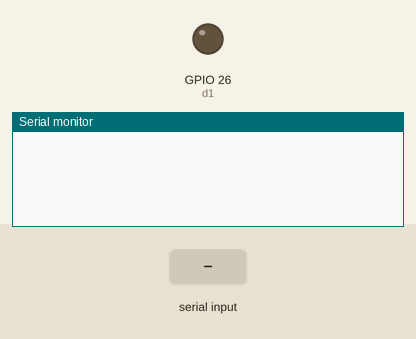
Recording of a sketch running on a simulated ESP32. On the bench: output pins drawn as LEDs (lit = HIGH), the last lines printed to the serial monitor. The test bench sets the inputs (shaded band).

Above: at 0.8 s.
0.9 s: "90,45\n" received over Serial
At 2.6 s:
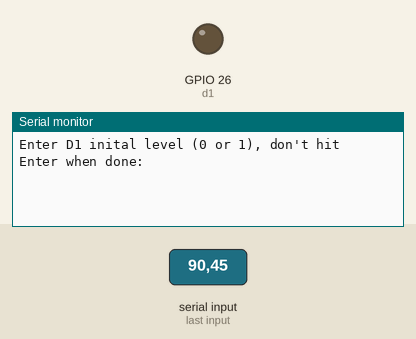
3.4 s: "30,150\n" received over Serial
At 3.8 s:
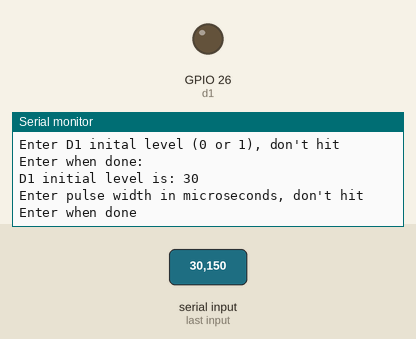
4.9 s: "0\n" received over Serial
At 6.1 s:
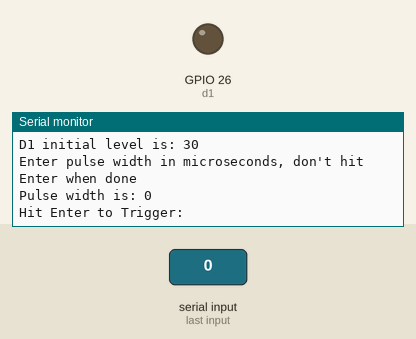

The sketch:

rp2350_pulse_d1.ino
```cpp
// RP2350 Seeed Xiao 300MHz overclock
const int d1 = 26;  // Xiao D0, First  pin to toggle immediately

int pulse1_Micros;
int d1_initial_level;

void setup() {
  pulse1_Micros = 0;
  d1_initial_level = 0;

  Serial.begin(115200);    // Open USB serial terminal
  while (Serial.available() == 0) { }
  Serial.readString();
  Serial.println("Enter D1 inital level (0 or 1), don't hit Enter when done:");
  while (Serial.available() == 0) { }
  d1_initial_level = Serial.parseInt();  // Read D1 initial level
  while (Serial.available() > 0) {
    Serial.read();
  }
  Serial.print("D1 initial level is: ");
  Serial.println(d1_initial_level);

  Serial.println("Enter pulse width in microseconds, don't hit Enter when done");
  while (Serial.available() == 0) { }
  pulse1_Micros = Serial.parseInt();  // Read pulse1
  while (Serial.available() > 0) {
    Serial.read();
  }
  Serial.print("Pulse width is: ");
  Serial.println(pulse1_Micros);

  pinMode(d1, OUTPUT);
  if (d1_initial_level == 1) {
    digitalWrite(d1, HIGH);
  } else {
    digitalWrite(d1, LOW);
  }
}

void loop() {

  Serial.println("Hit Enter to Trigger:");
  while (Serial.available() == 0) { }
  while (Serial.available() > 0) {
    Serial.read();
  }

  // Toggle pin, wait pulse delay, return to initial level
  if (d1_initial_level == 1) {
    digitalWrite(d1, LOW);
    delayMicroseconds(pulse1_Micros);
    digitalWrite(d1, HIGH);
  } else {
    digitalWrite(d1, HIGH);
    delayMicroseconds(pulse1_Micros);
    digitalWrite(d1, LOW);
  }

}
```

Measured:
- after the input at 0.9 s, the serial monitor: prints a new line after 1.0 s (image 1)
- after the input at 3.4 s, the serial monitor: prints a new line at once (image 2)
- after the input at 4.9 s, the serial monitor: prints a new line at once (image 3)
